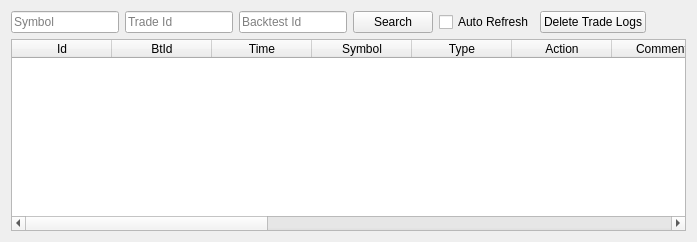
            <widget class="QWidget" name="tab_7">
             <attribute name="title">
              <string>Trade Logs</string>
             </attribute>
             <layout class="QGridLayout" name="gridLayout_4">
              <item row="0" column="0">
               <layout class="QVBoxLayout" name="verticalLayout_14">
                <item>
                 <layout class="QHBoxLayout" name="horizontalLayout_4">
                  <item>
                   <widget class="QLineEdit" name="txtSymbolTradeLogs">
                    <property name="sizePolicy">
                     <sizepolicy hsizetype="Fixed" vsizetype="Fixed">
                      <horstretch>0</horstretch>
                      <verstretch>0</verstretch>
                     </sizepolicy>
                    </property>
                    <property name="placeholderText">
                     <string>Symbol</string>
                    </property>
                   </widget>
                  </item>
                  <item>
                   <widget class="QLineEdit" name="txtTradeIdTradeLogs">
                    <property name="sizePolicy">
                     <sizepolicy hsizetype="Fixed" vsizetype="Fixed">
                      <horstretch>0</horstretch>
                      <verstretch>0</verstretch>
                     </sizepolicy>
                    </property>
                    <property name="placeholderText">
                     <string>Trade Id</string>
                    </property>
                   </widget>
                  </item>
                  <item>
                   <widget class="QLineEdit" name="txtBacktestIdTradeLogs">
                    <property name="sizePolicy">
                     <sizepolicy hsizetype="Fixed" vsizetype="Fixed">
                      <horstretch>0</horstretch>
                      <verstretch>0</verstretch>
                     </sizepolicy>
                    </property>
                    <property name="placeholderText">
                     <string>Backtest Id</string>
                    </property>
                   </widget>
                  </item>
                  <item>
                   <widget class="QPushButton" name="btnSearchTradeLogs">
                    <property name="text">
                     <string>Search</string>
                    </property>
                   </widget>
                  </item>
                  <item>
                   <widget class="QCheckBox" name="chkAutoRefreshTradeLogs">
                    <property name="enabled">
                     <bool>true</bool>
                    </property>
                    <property name="text">
                     <string>Auto Refresh</string>
                    </property>
                    <property name="checked">
                     <bool>false</bool>
                    </property>
                   </widget>
                  </item>
                  <item>
                   <widget class="QPushButton" name="btnTruncateTradeLog">
                    <property name="text">
                     <string>Delete Trade Logs</string>
                    </property>
                   </widget>
                  </item>
                  <item>
                   <spacer name="horizontalSpacer_3">
                    <property name="orientation">
                     <enum>Qt::Horizontal</enum>
                    </property>
                    <property name="sizeHint" stdset="0">
                     <size>
                      <width>40</width>
                      <height>20</height>
                     </size>
                    </property>
                   </spacer>
                  </item>
                 </layout>
                </item>
                <item>
                 <widget class="QTableWidget" name="tblTradeLogs">
                  <property name="enabled">
                   <bool>true</bool>
                  </property>
                  <property name="styleSheet">
                   <string notr="true"/>
                  </property>
                  <attribute name="verticalHeaderVisible">
                   <bool>false</bool>
                  </attribute>
                  <column>
                   <property name="text">
                    <string>Id</string>
                   </property>
                  </column>
                  <column>
                   <property name="text">
                    <string>BtId</string>
                   </property>
                  </column>
                  <column>
                   <property name="text">
                    <string>Time</string>
                   </property>
                  </column>
                  <column>
                   <property name="text">
                    <string>Symbol</string>
                   </property>
                  </column>
                  <column>
                   <property name="text">
                    <string>Type</string>
                   </property>
                  </column>
                  <column>
                   <property name="text">
                    <string>Action</string>
                   </property>
                  </column>
                  <column>
                   <property name="text">
                    <string>Comment</string>
                   </property>
                  </column>
                  <column>
                   <property name="text">
                    <string>Base Amount</string>
                   </property>
                  </column>
                  <column>
                   <property name="text">
                    <string>Quote Amount</string>
                   </property>
                  </column>
                  <column>
                   <property name="text">
                    <string>Entry Price</string>
                   </property>
                  </column>
                  <column>
                   <property name="text">
                    <string>Target Price</string>
                   </property>
                  </column>
                  <column>
                   <property name="text">
                    <string>Current Price</string>
                   </property>
                  </column>
                  <column>
                   <property name="text">
                    <string>SL/TSL</string>
                   </property>
                  </column>
                  <column>
                   <property name="text">
                    <string>PL</string>
                   </property>
                  </column>
                  <column>
                   <property name="text">
                    <string>PL%</string>
                   </property>
                  </column>
                  <column>
                   <property name="text">
                    <string>Commission</string>
                   </property>
                  </column>
                 </widget>
                </item>
               </layout>
              </item>
             </layout>
            </widget>
